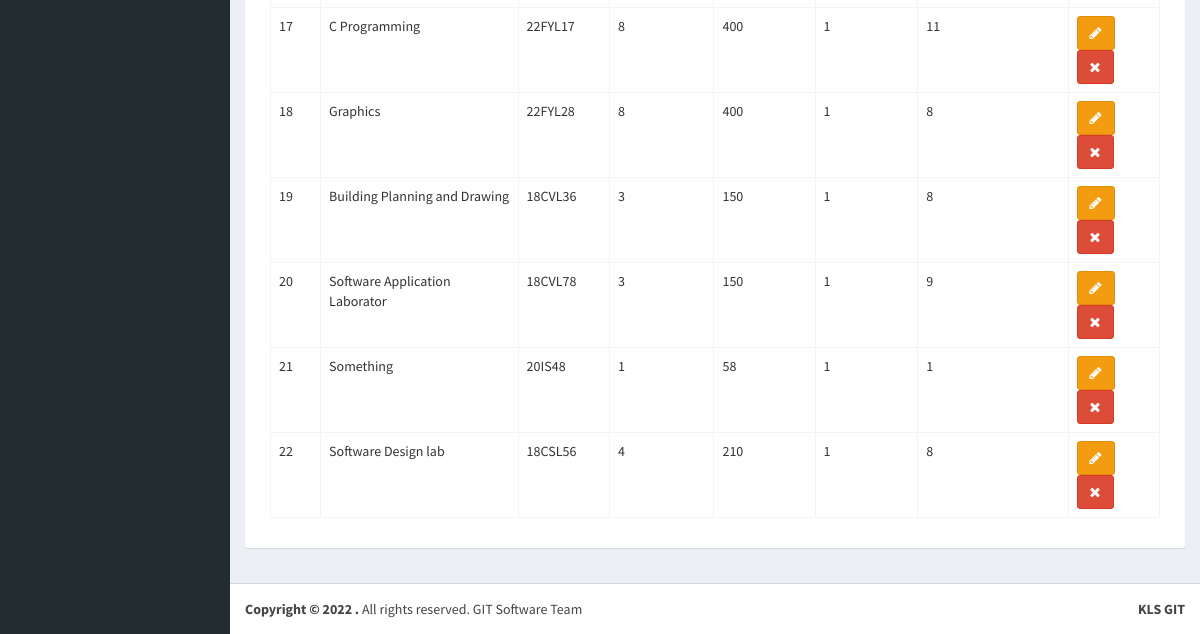
/index.php (signed in, lower part), run on an earlier commit of the app's database.
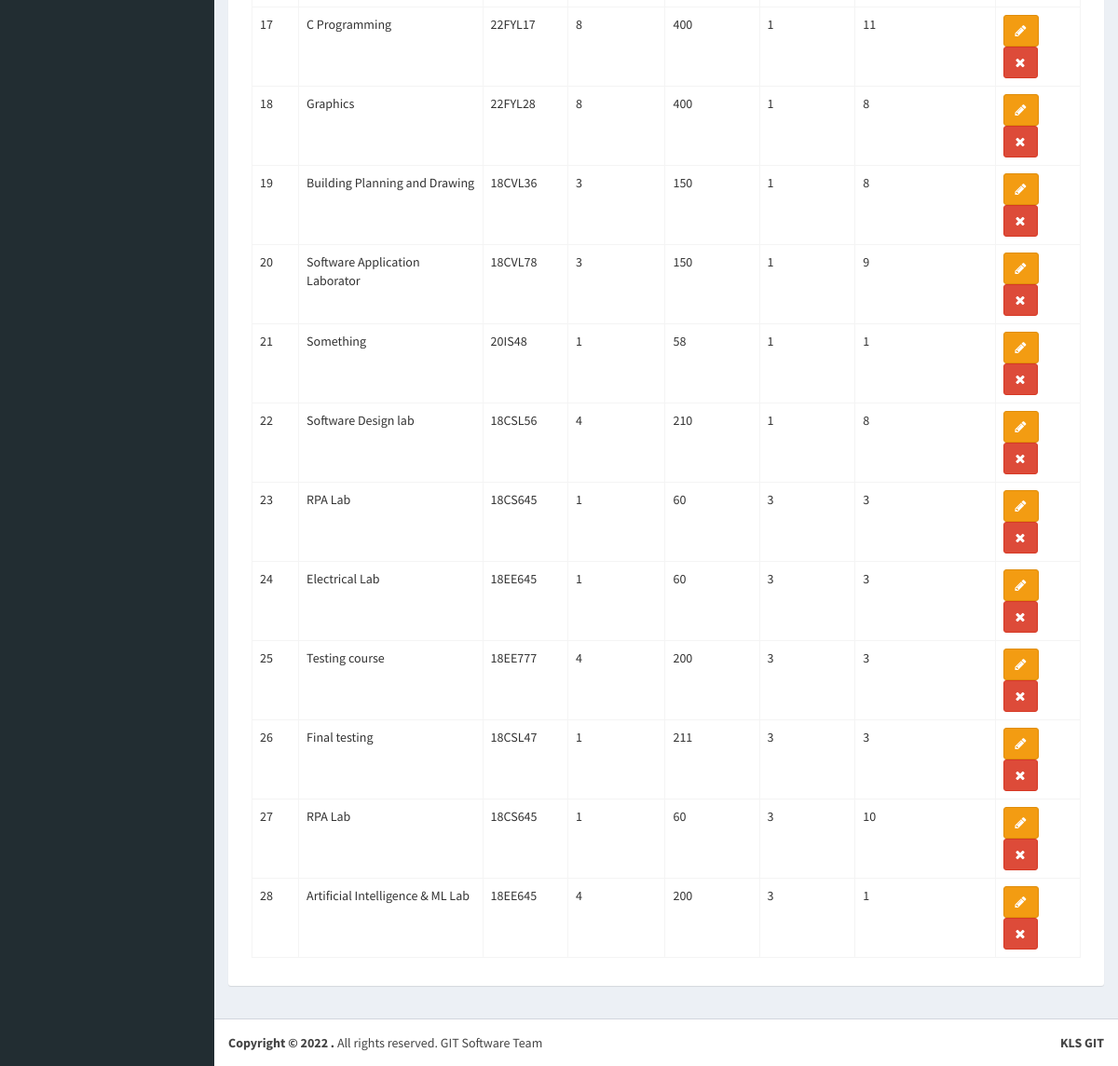
And on a later commit of the database.
### tables this page shows
CREATE TABLE `courses` (
  `cid` int(11) NOT NULL,
  `coursecode` varchar(10) NOT NULL,
  `coursename` varchar(100) NOT NULL,
  `deptid` int(11) NOT NULL,
  `sem` int(11) NOT NULL,
  `divisions` int(11) NOT NULL,
  `strength` int(11) NOT NULL,
  `softwarereq` int(11) NOT NULL,
  `duration` int(11) NOT NULL,
  `academicyear` int(11) NOT NULL,
  `allocation_status` int(11) NOT NULL
);

### pages/required/functions.php (called while the page is built, shortened)
<?php
	function db_all($sql_query){
		include('db_connection.php');
		$query = mysqli_query($con,$sql_query);
		$rows= array();
        while ($row = mysqli_fetch_assoc($query))
        {
            $rows[] = $row;
        }
        return $rows;
	}
	function db_one($sql_query){
		include('db_connection.php');
		$result = mysqli_query($con, $sql_query);
		$row = mysqli_fetch_assoc($result);
		return $row;
	}
?>

### index.php (the view, shortened to what this page needs)
<?php ini_set('display_errors', 1);
	if (session_id() == '') {
	$login_id = $_SESSION['s_id'];
}
include('pages/required/db_connection.php');
include('pages/required/functions.php');
	$loggen_in_query = "SELECT
									um.*
								FROM
									users um
								WHERE
									1=1
									AND um.id=".$login_id;
			$login_query_result = db_one($loggen_in_query);
?>
<!DOCTYPE html>
<html>
<head>
  <link rel="stylesheet" href="bootstrap/css/bootstrap.min.css">
  <link rel="stylesheet" href="https://cdnjs.cloudflare.com/ajax/libs/font-awesome/4.5.0/css/font-awesome.min.css">
  <link rel="stylesheet" href="https://cdnjs.cloudflare.com/ajax/libs/ionicons/2.0.1/css/ionicons.min.css">
  <link rel="stylesheet" href="dist/css/AdminLTE.min.css">
  <link rel="stylesheet" href="dist/css/skins/_all-skins.min.css">
  <link rel="stylesheet" href="plugins/iCheck/flat/blue.css">
  <link rel="stylesheet" href="plugins/morris/morris.css">
  <link rel="stylesheet" href="plugins/jvectormap/jquery-jvectormap-1.2.2.css">
  <link rel="stylesheet" href="plugins/datepicker/datepicker3.css">
  <link rel="stylesheet" href="plugins/daterangepicker/daterangepicker.css">
  <link rel="stylesheet" href="plugins/bootstrap-wysihtml5/bootstrap3-wysihtml5.min.css">
  <link rel="stylesheet" href="plugins/fullcalendar/fullcalendar.min.css">
  <link rel="stylesheet" href="plugins/fullcalendar/fullcalendar.print.css" media="print">
  <link rel="stylesheet" href="plugins/timepicker/bootstrap-timepicker.min.css">
  <link rel="stylesheet" href="plugins/datepicker/datepicker3.css">
  <link rel="stylesheet" href="plugins/datatables/dataTables.bootstrap.css">
  <link rel="stylesheet" href="bootstrap/css/counter.css">
</head>
<body class="hold-transition skin-blue sidebar-mini">
<div class="wrapper">
 <aside class="main-sidebar">
  </aside>
  <div class="content-wrapper">
    <section class="content">
      <div class="row">
					<section class="col-lg-12 connectedSortable">
				  <?php
				  	if($login_query_result ['uid'] == 1){
				  ?>
				  <div class="row">
			       <div class="col-md-12">
			          <div class="box box-solid">
			            <div class="box-body">
			            	<div class="col-md-12"  id="requisition_content">
			            			<table class="table table-bordered table-responsive">
				            			<tbody>
				            			<?php
				            				$requisition_list_query = "SELECT * FROM courses WHERE 1=1";
				            				$requisition_list = db_all($requisition_list_query);
				            				$list_string = '';
				            				$i=1;
				            				foreach($requisition_list AS $list_row){
				            							$list_string .="<tr>
															            					<td>".$i."</td>
															            					<td>".$list_row['coursename']."</td>
															            					<td>".$list_row['coursecode']."</td>
															            					<td>".$list_row['divisions']."</td>
															            					<td>".$list_row['strength']."</td>
															            					<td>".$list_row['academicyear']."</td>
															            					<td>".$list_row['softwarereq']."</td>
															            					<td>
															            						<button class='btn btn-warning' title='Edit'><i class='fa fa-pencil'></i></button>
															            						<button class='btn btn-danger' title='Delete'><i class='fa fa-times'></i></button>
															            					</td>
															            				</tr>";
															            		$i++;
				            				}
				            				echo $list_string;
				            			?>
				            			</tbody>
				            		</table>
			            	</div>
			            </div>
			          </div>
			        </div>
		      </div>
					<?php
		}?>
				</section>
			</div>
</section>
  </div>
  <footer class="main-footer">
    <div class="pull-right hidden-xs">
      <b>KLS GIT</b>
    </div>
    <strong>Copyright &copy; 2022 <a href="#"></a>.</strong> All rights
    reserved. GIT Software Team
  </footer>
</div>
</body>
</html>

What changed in the data, as far as the page shows it:
added courses: coursename "RPA Lab", coursecode "18CS645", divisions "1", strength "60", academicyear "3", softwarereq "3"
added courses: coursename "Electrical Lab", coursecode "18EE645", divisions "1", strength "60", academicyear "3", softwarereq "3"
added courses: coursename "Testing course", coursecode "18EE777", divisions "4", strength "200", academicyear "3", softwarereq "3"
added courses: coursename "Final testing", coursecode "18CSL47", divisions "1", strength "211", academicyear "3", softwarereq "3"
added courses: coursename "RPA Lab", coursecode "18CS645", divisions "1", strength "60", academicyear "3", softwarereq "10"
added courses: coursename "Artificial Intelligence & ML Lab", coursecode "18EE645", divisions "4", strength "200", academicyear "3", softwarereq "1"
